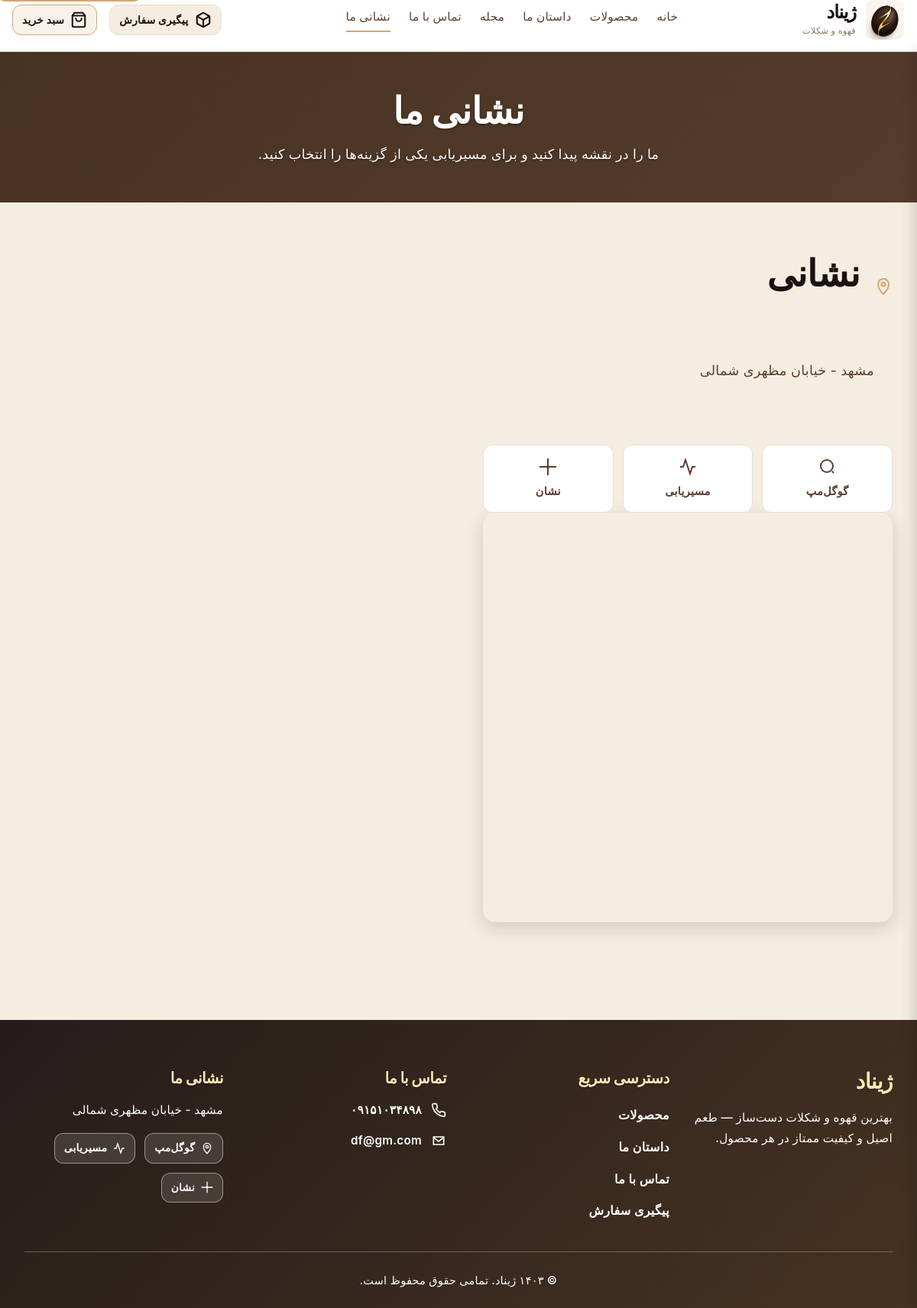
/location/, run on the app's committed database.
### website/models.py (models this page shows, shortened)
class SiteSettings(models.Model):
    card_number = models.CharField(max_length=16, verbose_name='شماره کارت دریافت وجه')
    card_holder_name = models.CharField(max_length=200, verbose_name='نام صاحب کارت')
    bank_name = models.CharField(max_length=100, verbose_name='نام بانک')
    contact_phone = models.CharField(max_length=11, verbose_name='شماره تماس')
    contact_email = models.EmailField(blank=True, verbose_name='ایمیل')
    address = models.TextField(blank=True, verbose_name='آدرس')
    address_lat = models.DecimalField(
        max_digits=9,
        decimal_places=6,
        null=True,
        blank=True,
        verbose_name="عرض جغرافیایی (Lat)",
        validators=[MinValueValidator(-90), MaxValueValidator(90)],
    )
    address_lng = models.DecimalField(
        max_digits=9,
        decimal_places=6,
        null=True,
        blank=True,
        verbose_name="طول جغرافیایی (Lng)",
        validators=[MinValueValidator(-180), MaxValueValidator(180)],
    )
    logo_image = models.ImageField(
        upload_to="site/branding/",
        blank=True,
        null=True,
        verbose_name="لوگوی سایت (اختیاری)",
    )
    footer_image = models.ImageField(
        upload_to="site/landing/",
        blank=True,
        null=True,
        verbose_name="تصویر پس‌زمینه فوتر (اختیاری)",
    )
    telegram_bot_token = models.CharField(max_length=200, blank=True, verbose_name='توکن ربات تلگرام')
    bale_bot_token = models.CharField(max_length=200, blank=True, verbose_name='توکن ربات بله')
    class Meta:
        verbose_name = 'تنظیمات سایت'
        verbose_name_plural = 'تنظیمات سایت'

### website/views.py (the view)
# urls.py: path('location/', views.LocationView.as_view(), name='location'),
class LocationView(TemplateView):
    template_name = "website/location.html"

### website/context_processors.py (called while the page is built)
def site_settings(request):
    settings_obj = SiteSettings.objects.first()
    hero_images = []
    if settings_obj:
        hero_images = list(settings_obj.hero_images.filter(is_active=True).order_by("order", "id"))
    site_url = get_canonical_site_url()
    canonical_url = build_canonical_url(request.path)
    return {
        "site_settings": settings_obj,
        "home_hero_images": hero_images,
        "canonical_site_url": site_url,
        "canonical_url": canonical_url,
        "organization_json_ld": _organization_json_ld(settings_obj, site_url),
        "default_og_image": f"{site_url}/static/website/images/logo.png",
    }

### website/seo.py (called while the page is built)
def get_canonical_site_url() -> str:
    return settings.CANONICAL_SITE_URL.rstrip("/")

def build_canonical_url(path: str) -> str:
    if not path.startswith("/"):
        path = f"/{path}"
    return f"{get_canonical_site_url()}{path}"

def build_media_url(relative_url: str) -> str:
    if not relative_url:
        return ""
    if relative_url.startswith(("http://", "https://")):
        return relative_url
    if not relative_url.startswith("/"):
        relative_url = f"/{relative_url}"
    return f"{get_canonical_site_url()}{relative_url}"

### website/templatetags/seo_tags.py (called while the page is built)
@register.simple_tag
def json_ld(data):
    return mark_safe(
        f'<script type="application/ld+json">{json.dumps(data, ensure_ascii=False)}</script>'
    )

### website/templates/website/location.html (shortened to what this page needs)
{% extends 'website/base.html' %}
{% block content %}
<div class="page-header">
    <div class="container">
        <h1>نشانی ما</h1>
        <p class="page-lead">ما را در نقشه پیدا کنید و برای مسیریابی یکی از گزینه‌ها را انتخاب کنید.</p>
    </div>
</div>
<section class="location-section" style="padding: var(--space-11) var(--container-px);">
    <div class="container">
        {% if site_settings and site_settings.address %}
        <div class="location-grid">
            <div class="location-info">
                <h2 style="margin-bottom: var(--space-7);">
                    <svg viewBox="0 0 24 24" fill="none" stroke="currentColor" stroke-width="2" width="24" height="24" aria-hidden="true" style="display: inline; margin-left: 8px; vertical-align: text-bottom; color: var(--color-gold);">
                        <path d="M12 22s7-6.5 7-13a7 7 0 1 0-14 0c0 6.5 7 13 7 13z"/>
                        <circle cx="12" cy="9" r="2.5"/>
                    </svg>
                    نشانی
                </h2>
                <div style="background: var(--bg-secondary); padding: var(--space-6); border-radius: var(--radius-lg); margin-bottom: var(--space-7);">
                    <p class="location-address" style="margin: 0; font-size: 1.1rem; line-height: 2; color: var(--text-secondary);">{{ site_settings.address }}</p>
                </div>
                {% if site_settings.address_lat != None and site_settings.address_lng != None %}
                <div class="location-links" aria-label="لینک‌های نقشه" style="display: grid; grid-template-columns: repeat(3, 1fr); gap: var(--space-3);">
                    <a class="location-link" target="_blank" rel="noopener noreferrer"
                       href="https://www.google.com/maps/search/?api=1&query={{ site_settings.address_lat }},{{ site_settings.address_lng }}"
                       title="باز کردن در گوگل‌مپ"
                       style="display: flex; flex-direction: column; align-items: center; gap: var(--space-2); padding: var(--space-4); background: var(--bg-primary); border: 1px solid var(--border-light); border-radius: var(--radius-lg); color: var(--text-secondary); text-decoration: none; transition: all var(--transition-base);">
                        <svg viewBox="0 0 24 24" fill="none" stroke="currentColor" stroke-width="2" width="24" height="24" aria-hidden="true">
                            <circle cx="11" cy="11" r="8"/>
                            <path d="M20 20l-2.2-2.2"/>
                        </svg>
                        <span style="font-weight: 600; font-size: 0.9rem;">گوگل‌مپ</span>
                    </a>
                    <a class="location-link" target="_blank" rel="noopener noreferrer"
                       href="https://www.google.com/maps/dir/?api=1&destination={{ site_settings.address_lat }},{{ site_settings.address_lng }}"
                       title="مسیریابی"
                       style="display: flex; flex-direction: column; align-items: center; gap: var(--space-2); padding: var(--space-4); background: var(--bg-primary); border: 1px solid var(--border-light); border-radius: var(--radius-lg); color: var(--text-secondary); text-decoration: none; transition: all var(--transition-base);">
                        <svg viewBox="0 0 24 24" fill="none" stroke="currentColor" stroke-width="2" width="24" height="24" aria-hidden="true">
                            <polyline points="22 12 18 12 15 21 9 3 6 12 2 12"/>
                        </svg>
                        <span style="font-weight: 600; font-size: 0.9rem;">مسیریابی</span>
                    </a>
                    <a class="location-link" target="_blank" rel="noopener noreferrer"
                       href="https://nshn.ir/?lat={{ site_settings.address_lat }}&lng={{ site_settings.address_lng }}"
                       title="نشان"
                       style="display: flex; flex-direction: column; align-items: center; gap: var(--space-2); padding: var(--space-4); background: var(--bg-primary); border: 1px solid var(--border-light); border-radius: var(--radius-lg); color: var(--text-secondary); text-decoration: none; transition: all var(--transition-base);">
                        <svg viewBox="0 0 24 24" fill="none" stroke="currentColor" stroke-width="2" width="24" height="24" aria-hidden="true">
                            <circle cx="12" cy="12" r="1"/>
                            <path d="M12 1v22M1 12h22"/>
                        </svg>
                        <span style="font-weight: 600; font-size: 0.9rem;">نشان</span>
                    </a>
                </div>
                {% endif %}
            </div>
            {% if site_settings.address_lat != None and site_settings.address_lng != None %}
            <div class="location-map" aria-label="نقشه ژیناد" style="aspect-ratio: 1; border-radius: var(--radius-xl); overflow: hidden; box-shadow: var(--shadow-lg); background: var(--bg-secondary);">
                <iframe
                    title="نقشه موقعیت ژیناد"
                    loading="lazy"
                    src="https://www.google.com/maps?q={{ site_settings.address_lat }},{{ site_settings.address_lng }}&z=16&output=embed"
                    style="width: 100%; height: 100%; border: none;">
                </iframe>
            </div>
            {% endif %}
        </div>
        {% endif %}
    </div>
</section>
{% endblock %}

### website/templates/website/base.html (shortened to what this page needs)
<!DOCTYPE html>
<html lang="fa" dir="rtl">
<head>
    {% load static seo_tags %}
    <link rel="stylesheet" href="{% static 'website/css/style.css' %}">
</head>
<body>
<header class="header">
    <div class="container">
        <div class="header-content">
            <div class="logo">
                <a href="{% url 'website:home' %}" aria-label="بازگشت به صفحه اول">
                    {% if site_settings and site_settings.logo_image %}
                    <img src="{{ site_settings.logo_image.url }}" alt="لوگوی ژیناد" class="logo-image" width="52" height="52" loading="eager">
                    {% else %}
                    <img src="{% static 'website/images/logo.png' %}" alt="لوگوی ژیناد" class="logo-image" width="52" height="52" loading="eager">
                    {% endif %}
                    <div class="logo-text">
                        <h1>ژیناد</h1>
                        <p class="tagline">قهوه و شکلات</p>
                    </div>
                </a>
            </div>
            <nav class="nav nav-desktop" aria-label="منوی اصلی">
                <a href="{% url 'website:home' %}" class="nav-link{% if request.resolver_match.url_name == 'home' %} active{% endif %}">خانه</a>
                <a href="{% url 'website:products' %}" class="nav-link{% if request.resolver_match.url_name == 'products' %} active{% endif %}">محصولات</a>
                <a href="{% url 'website:about' %}" class="nav-link{% if request.resolver_match.url_name == 'about' %} active{% endif %}">داستان ما</a>
                <a href="{% url 'website:magazine' %}" class="nav-link{% if request.resolver_match.url_name == 'magazine' %} active{% endif %}">مجله</a>
                <a href="{% url 'website:contact' %}" class="nav-link{% if request.resolver_match.url_name == 'contact' %} active{% endif %}">تماس با ما</a>
                <a href="{% url 'website:location' %}" class="nav-link{% if request.resolver_match.url_name == 'location' %} active{% endif %}">نشانی ما</a>
            </nav>
            <div class="header-actions">
                <a href="{% url 'website:order_tracking' %}" class="header-action-link header-action-link--tracking" aria-label="پیگیری سفارش" title="پیگیری سفارش">
                    <span class="header-action-label">پیگیری سفارش</span>
                </a>
                <a href="{% url 'website:cart' %}" class="header-action-link header-action-link--cart cart-icon" aria-label="سبد خرید" title="سبد خرید">
                    <svg class="header-action-icon" viewBox="0 0 24 24" fill="none" stroke="currentColor" stroke-width="2.25" stroke-linecap="round" stroke-linejoin="round" aria-hidden="true">
                        <path d="M6 2L3 6v14a2 2 0 0 0 2 2h14a2 2 0 0 0 2-2V6l-3-4H6z"/>
                        <line x1="3" y1="6" x2="21" y2="6"/>
                        <path d="M16 10a4 4 0 0 1-8 0"/>
                    </svg>
                    <span class="header-action-label">سبد خرید</span>
                </a>
            </div>
        </div>
    </div>
</header>
<div class="nav-overlay" data-nav-overlay aria-hidden="true"></div>
<main id="main-content" class="main-content">
    {% block content %}{% endblock %}
</main>
<footer class="footer">
    <div class="container">
        <div class="footer-content">
            <div class="footer-section">
                <h3>ژیناد</h3>
                <p>بهترین قهوه و شکلات دست‌ساز — طعم اصیل و کیفیت ممتاز در هر محصول.</p>
            </div>
            <div class="footer-section">
                <h4>دسترسی سریع</h4>
                <ul>
                    <li><a href="{% url 'website:products' %}">محصولات</a></li>
                    <li><a href="{% url 'website:about' %}">داستان ما</a></li>
                    <li><a href="{% url 'website:contact' %}">تماس با ما</a></li>
                    <li><a href="{% url 'website:order_tracking' %}">پیگیری سفارش</a></li>
                </ul>
            </div>
            <div class="footer-section">
                <h4>تماس با ما</h4>
                {% if site_settings and site_settings.contact_phone %}
                <p class="footer-contact-line">
                    <a href="tel:{{ site_settings.contact_phone|slugify }}">{{ site_settings.contact_phone }}</a>
                </p>
                {% endif %}
                {% if site_settings and site_settings.contact_email %}
                <p class="footer-contact-line">
                    <svg viewBox="0 0 24 24" fill="none" stroke="currentColor" stroke-width="2" aria-hidden="true">
                        <path d="M4 6h16v12H4z"/>
                        <path d="M4 7l8 6 8-6"/>
                    </svg>
                    <a href="mailto:{{ site_settings.contact_email }}">{{ site_settings.contact_email }}</a>
                </p>
                {% endif %}
            </div>
            <div class="footer-section">
                <h4>نشانی ما</h4>
                {% if site_settings and site_settings.address %}
                <p>{{ site_settings.address }}</p>
                {% endif %}
                {% if site_settings and site_settings.address_lat != None and site_settings.address_lng != None %}
                <div class="footer-map-links" aria-label="لینک‌های نقشه">
                    <a class="footer-map-link" target="_blank" rel="noopener noreferrer"
                       href="https://www.google.com/maps/search/?api=1&query={{ site_settings.address_lat }},{{ site_settings.address_lng }}"
                       title="باز کردن در گوگل‌مپ">
                        <span class="footer-map-icon" aria-hidden="true">
                            <svg viewBox="0 0 24 24" fill="none" stroke="currentColor" stroke-width="2">
                                <path d="M12 22s7-6.5 7-13a7 7 0 1 0-14 0c0 6.5 7 13 7 13z"/>
                                <circle cx="12" cy="9" r="2.5"/>
                            </svg>
                        </span>
                        گوگل‌مپ
                    </a>
                    <a class="footer-map-link" target="_blank" rel="noopener noreferrer"
                       href="https://www.google.com/maps/dir/?api=1&destination={{ site_settings.address_lat }},{{ site_settings.address_lng }}"
                       title="مسیریابی">
                        <span class="footer-map-icon" aria-hidden="true">
                            <svg viewBox="0 0 24 24" fill="none" stroke="currentColor" stroke-width="2">
                                <polyline points="22 12 18 12 15 21 9 3 6 12 2 12"/>
                            </svg>
                        </span>
                        مسیریابی
                    </a>
                    <a class="footer-map-link" target="_blank" rel="noopener noreferrer"
                       href="https://nshn.ir/?lat={{ site_settings.address_lat }}&lng={{ site_settings.address_lng }}"
                       title="نشان">
                        <span class="footer-map-icon" aria-hidden="true">
                            <svg viewBox="0 0 24 24" fill="none" stroke="currentColor" stroke-width="2">
                                <circle cx="12" cy="12" r="1"/>
                                <path d="M12 1v22M1 12h22"/>
                            </svg>
                        </span>
                        نشان
                    </a>
                </div>
                {% endif %}
            </div>
        </div>
        <div class="footer-bottom">
            <p>&copy; ۱۴۰۳ ژیناد. تمامی حقوق محفوظ است.</p>
        </div>
    </div>
</footer>
</body>
</html>

### data on the page
SiteSettings: logo_image (picture), address "مشهد - خیابان مظهری شمالی", contact_phone "۰۹۱۵۱۰۳۴۸۹۸", contact_email "df@gm.com"
